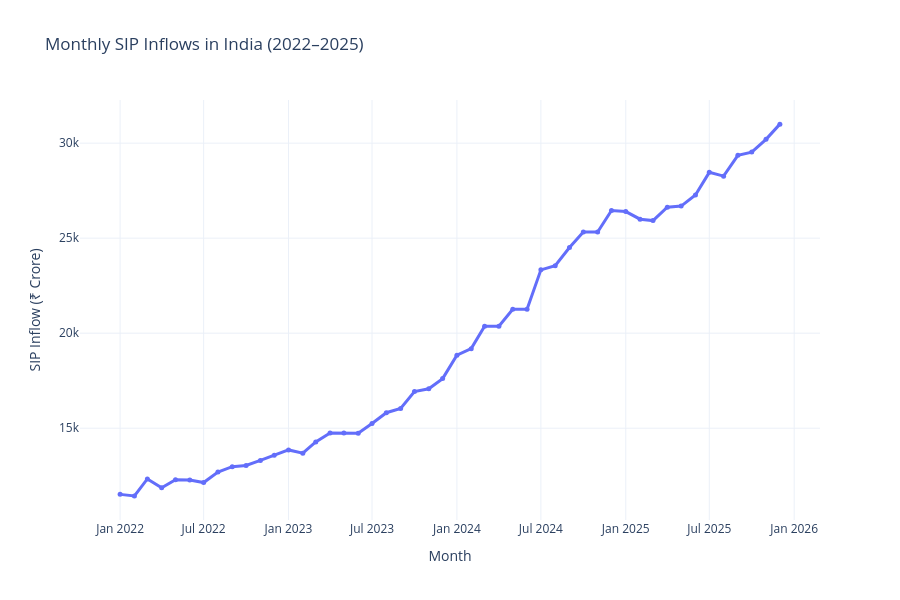

Notebook source saved alongside this figure:
### Code cell
# Monthly SIP Inflow Trends (2022–2025)

fig_sip = px.line(
    sip_df,
    x="month",
    y="sip_inflow_crore",
    markers=True,
    title="Monthly SIP Inflows in India (2022–2025)",
    labels={
        "month": "Month",
        "sip_inflow_crore": "SIP Inflow (₹ Crore)"
    }
)

fig_sip.update_traces(
    line=dict(width=3),
    marker=dict(size=5)
)

fig_sip.update_layout(
    template="plotly_white",
    hovermode="x unified",
    height=600
)

fig_sip.show()
